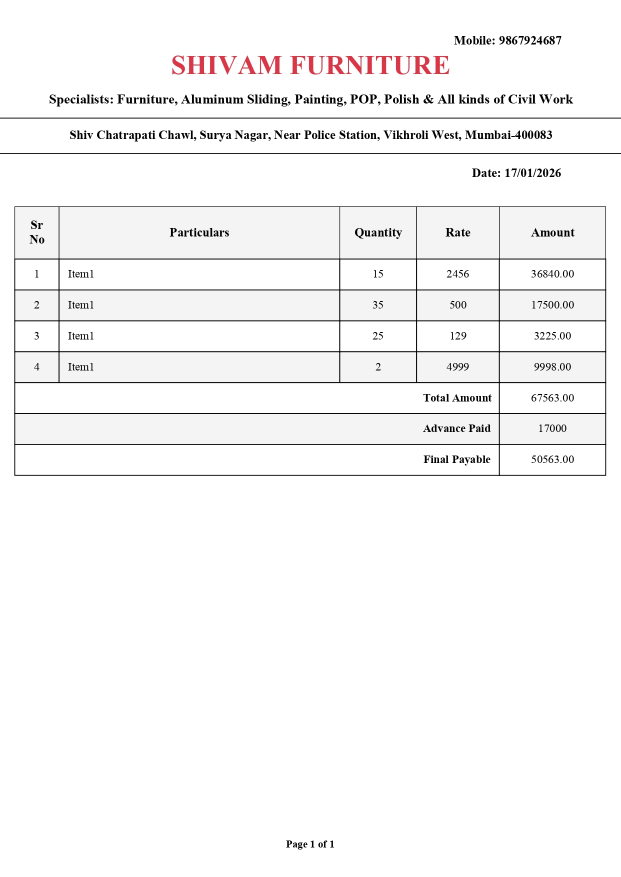
#> input picture test_images/Invoice.jpg, 1241 x 1754 px (shown at 1/2 size)
$ python -i image_cleaner.py   (imports and definitions only)
#> lines starting #> are read from the running program, lines starting #| are printed output that depends on the picture; after the words box and inside, x2 and y2 are one past the last pixel; in counts of white or black regions, pixels touching at a corner belong together
import cv2
import numpy as np
from pdf2image import convert_from_path

# [15 lines left out: function load_image, not called in this run]


def resize_image(image, max_width=2000):
#> called with max_width = 2000
    h, w = image.shape[:2]
#> h = 1754; w = 1241
    if w > max_width:
        scale = max_width / w
        image = cv2.resize(image, None, fx=scale, fy=scale, interpolation=cv2.INTER_CUBIC)
    return image


def convert_to_grayscale(image):
    return cv2.cvtColor(image, cv2.COLOR_BGR2GRAY)


def remove_noise(gray):
    return cv2.fastNlMeansDenoising(gray, h=15)


def binarize_image(gray):
    return cv2.adaptiveThreshold(
        gray, 255,
        cv2.ADAPTIVE_THRESH_GAUSSIAN_C,
        cv2.THRESH_BINARY,
        15, 11
    )
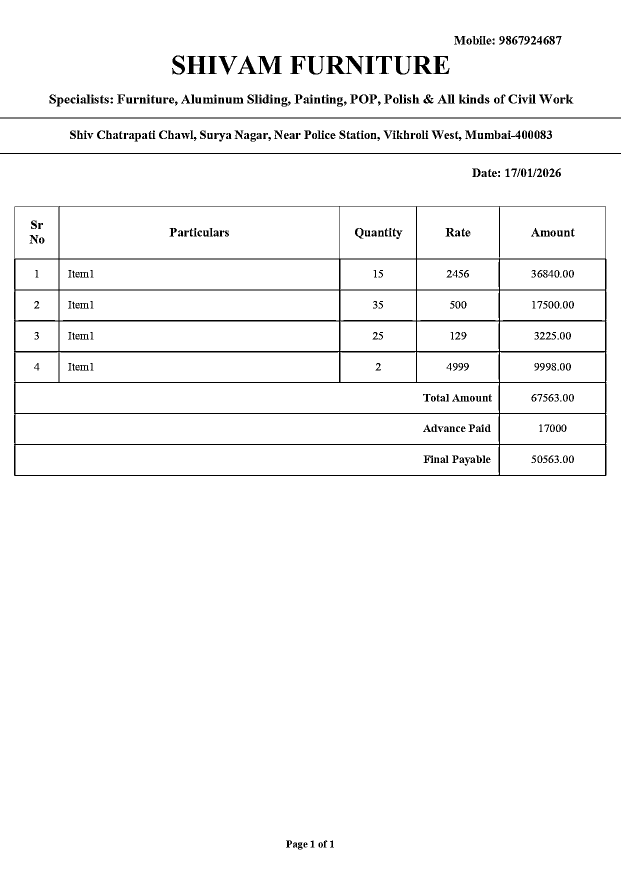
#> returned value: shape (1754, 1241) (shown at 1/2 size); 96.9% white; 383 black regions (38 under 20 px), largest, box (x1, y1, x2, y2) and area: (28, 412, 1213, 952) 28666, (0, 235, 1241, 237) 2482, (0, 306, 1241, 308) 2482


def enhance_text(binary):
    kernel = np.ones((2,2), np.uint8)
    return cv2.morphologyEx(binary, cv2.MORPH_CLOSE, kernel)
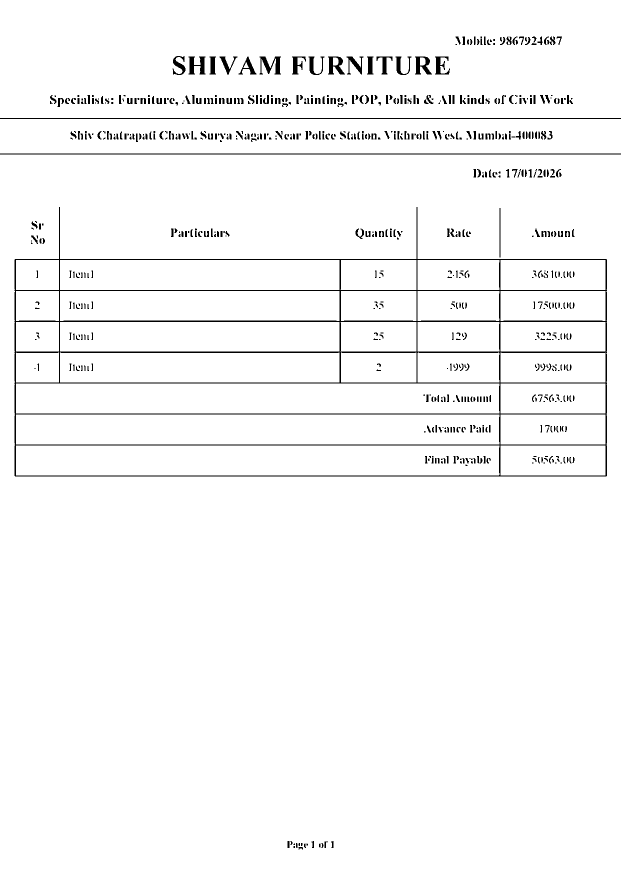
#> returned value: shape (1754, 1241) (shown at 1/2 size); 97.1% white; 738 black regions (251 under 20 px), largest, box (x1, y1, x2, y2) and area: (29, 414, 1214, 953) 26972, (0, 236, 1241, 238) 2482, (0, 307, 1241, 309) 2482


def preprocess_image(image):
    image = resize_image(image)
    gray = convert_to_grayscale(image)
    noise_free = remove_noise(gray)
    binary = binarize_image(noise_free)
    enhanced = enhance_text(binary)
    return enhanced


# [33 lines left out: function preprocess_for_ocr, not called in this run]

>>> import cv2
>>> picture = cv2.cvtColor(cv2.imread('../test_images/Invoice.jpg'), cv2.COLOR_BGR2RGB)
>>> result = preprocess_image(picture)

$ run again, on test_images/batch3-1895.jpg
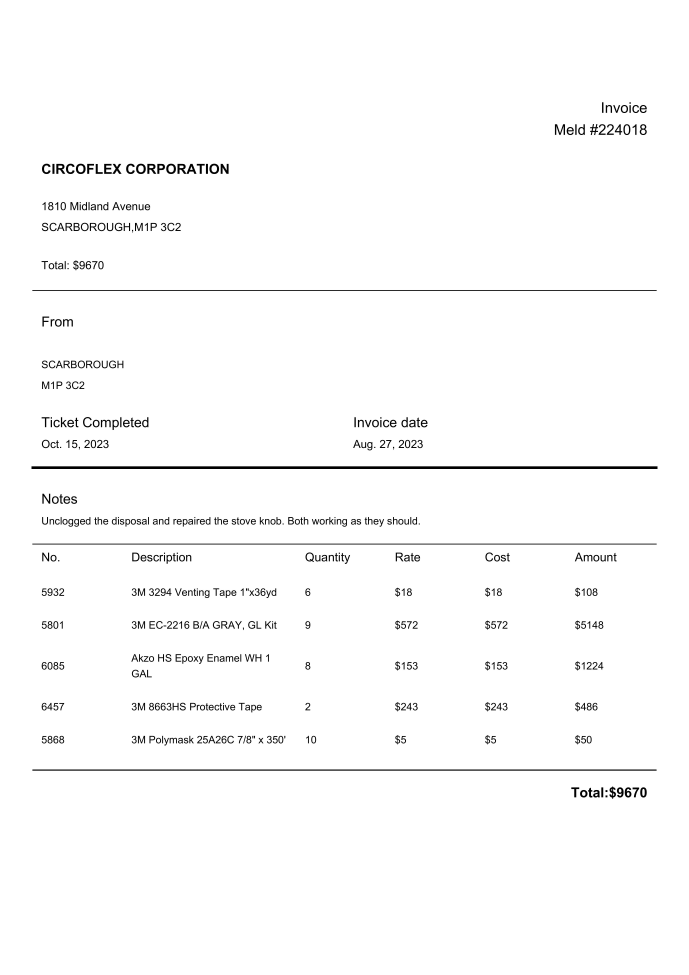
#> input picture test_images/batch3-1895.jpg, 4134 x 5847 px (shown at 1/6 size)
#> picture is the input picture: shape (5847, 4134, 3); min 0, max 255, mean 250.6
#> in binarize_image, `return cv2.adaptiveThreshold( gray, 255, cv2.ADAPTIVE_THRESH_GAUSSIAN_..`:
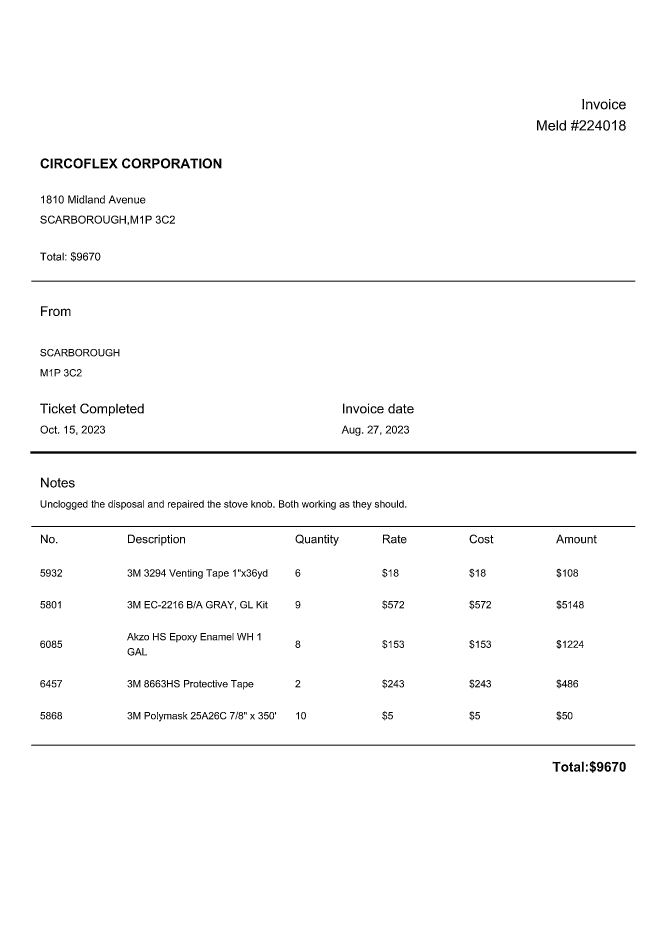
#> returned value: shape (2829, 2000) (shown at 1/3 size); 98.2% white; 490 black regions (21 under 20 px), largest, box (x1, y1, x2, y2) and area: (91, 1354, 1909, 1361) 12726, (93, 2234, 1906, 2237) 5437, (94, 842, 1906, 845) 5436

$ run again, on test_images/img1.jpg
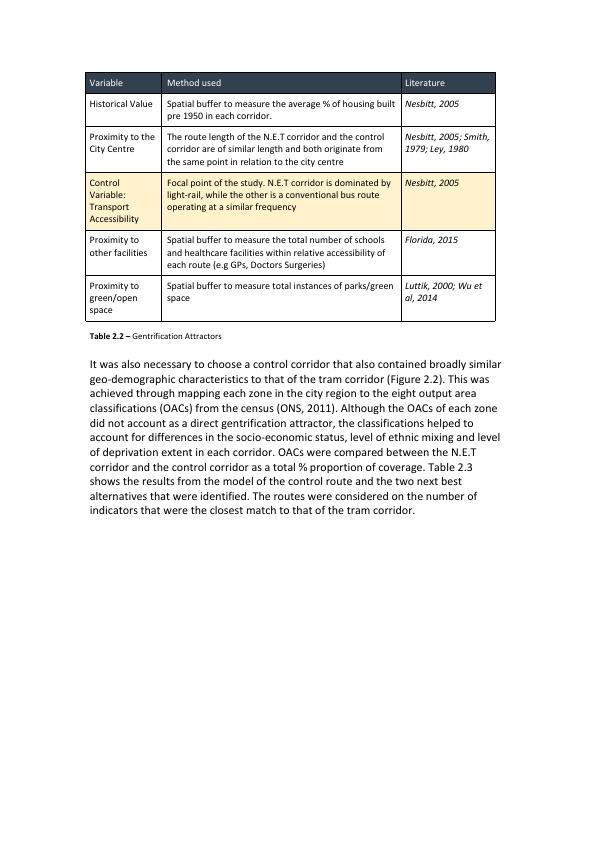
#> input picture test_images/img1.jpg, 596 x 842 px
#> in binarize_image, `return cv2.adaptiveThreshold( gray, 255, cv2.ADAPTIVE_THRESH_GAUSSIAN_..`:
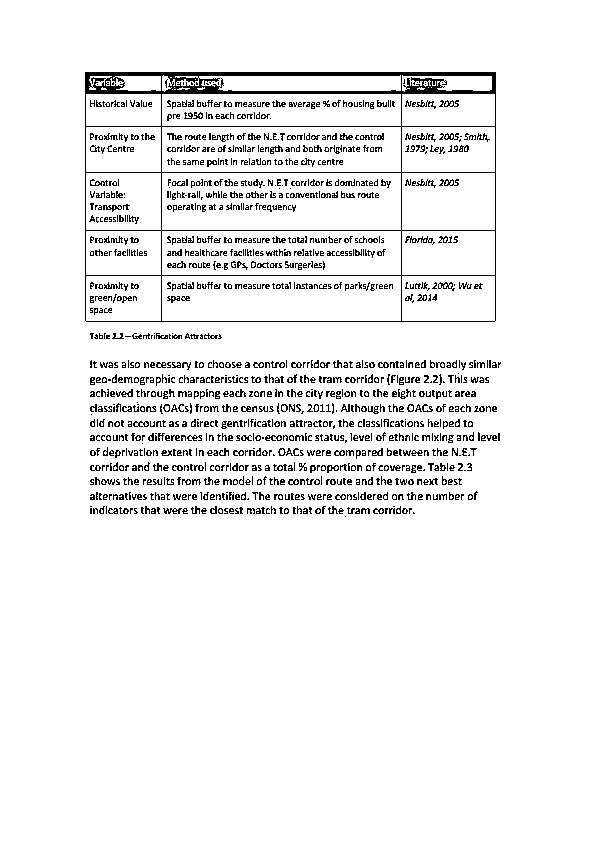
#> returned value: shape (842, 596); 94% white; black in thin lines or dots, all inside (x1, y1, x2, y2) = (85, 72, 501, 517)
#> in enhance_text, `return cv2.morphologyEx(binary, cv2.MORPH_CLOSE, kernel)`:
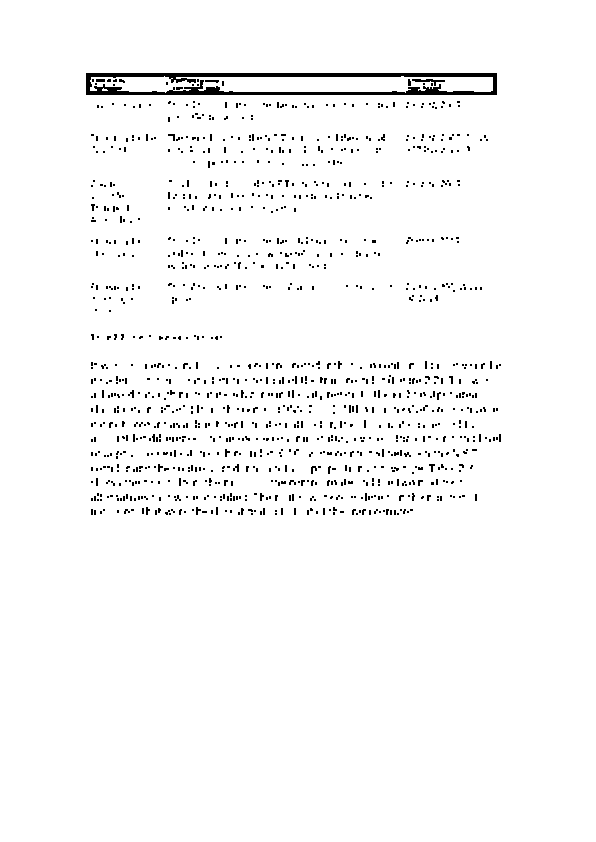
#> returned value: shape (842, 596); 97.4% white; black in thin lines or dots, all inside (x1, y1, x2, y2) = (86, 73, 501, 515)

$ run again, on test_images/img10.jpg
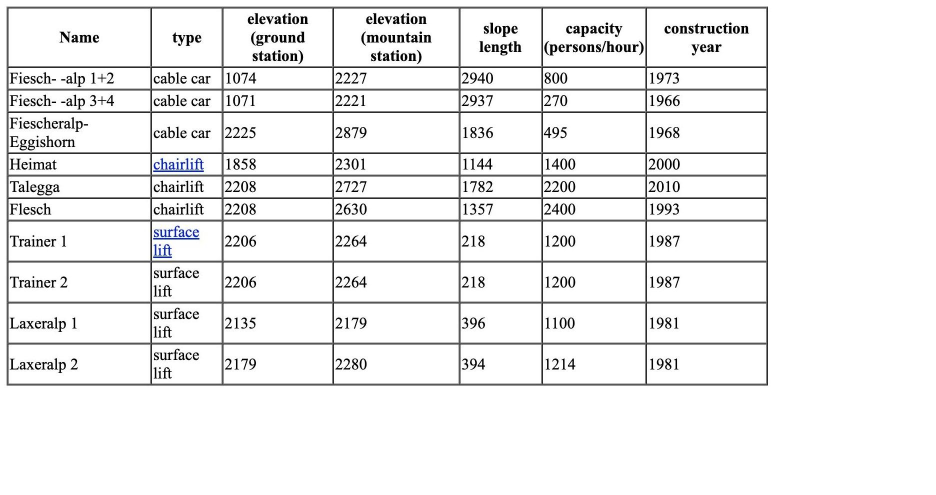
#> input picture test_images/img10.jpg, 1871 x 990 px (shown at 1/2 size)
#> in binarize_image, `return cv2.adaptiveThreshold( gray, 255, cv2.ADAPTIVE_THRESH_GAUSSIAN_..`:
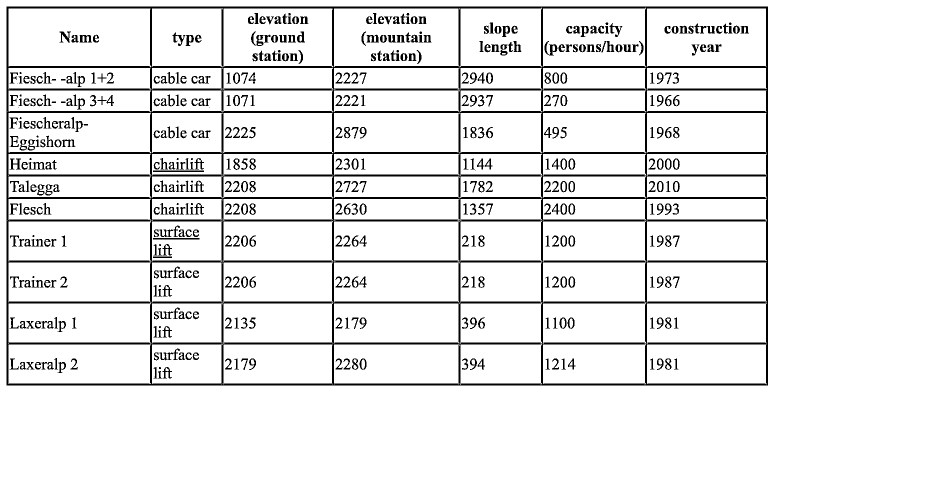
#> returned value: shape (990, 1871) (shown at 1/2 size); 91.9% white; 508 black regions (25 under 20 px), largest, box (x1, y1, x2, y2) and area: (13, 13, 1536, 771) 94976, (306, 341, 408, 344) 306, (1089, 82, 1115, 111) 297
#> in enhance_text, `return cv2.morphologyEx(binary, cv2.MORPH_CLOSE, kernel)`:
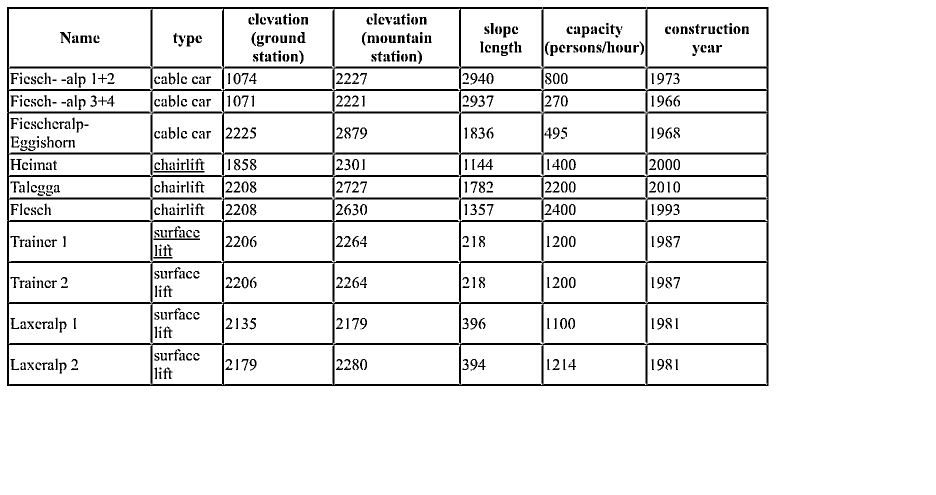
#> returned value: shape (990, 1871) (shown at 1/2 size); 92% white; 770 black regions (98 under 20 px), largest, box (x1, y1, x2, y2) and area: (14, 14, 1537, 772) 55986, (301, 395, 919, 523) 4508, (301, 223, 919, 351) 4241
